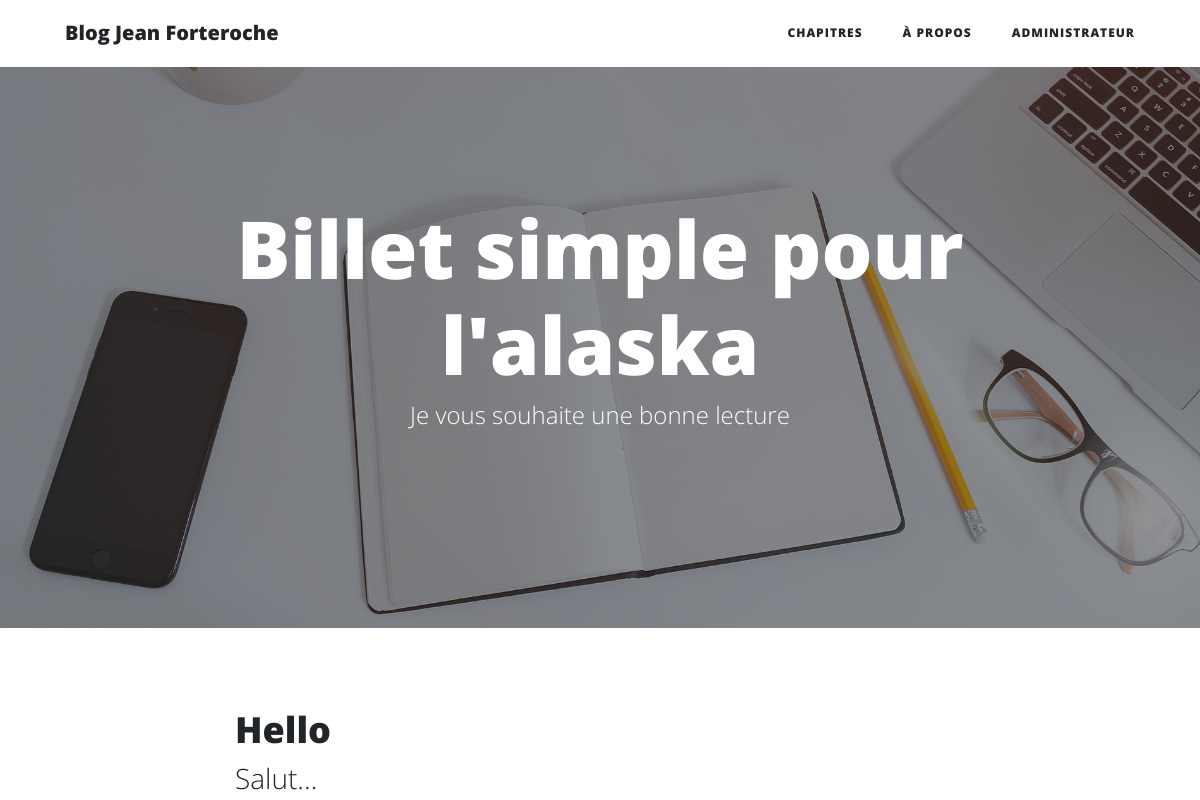
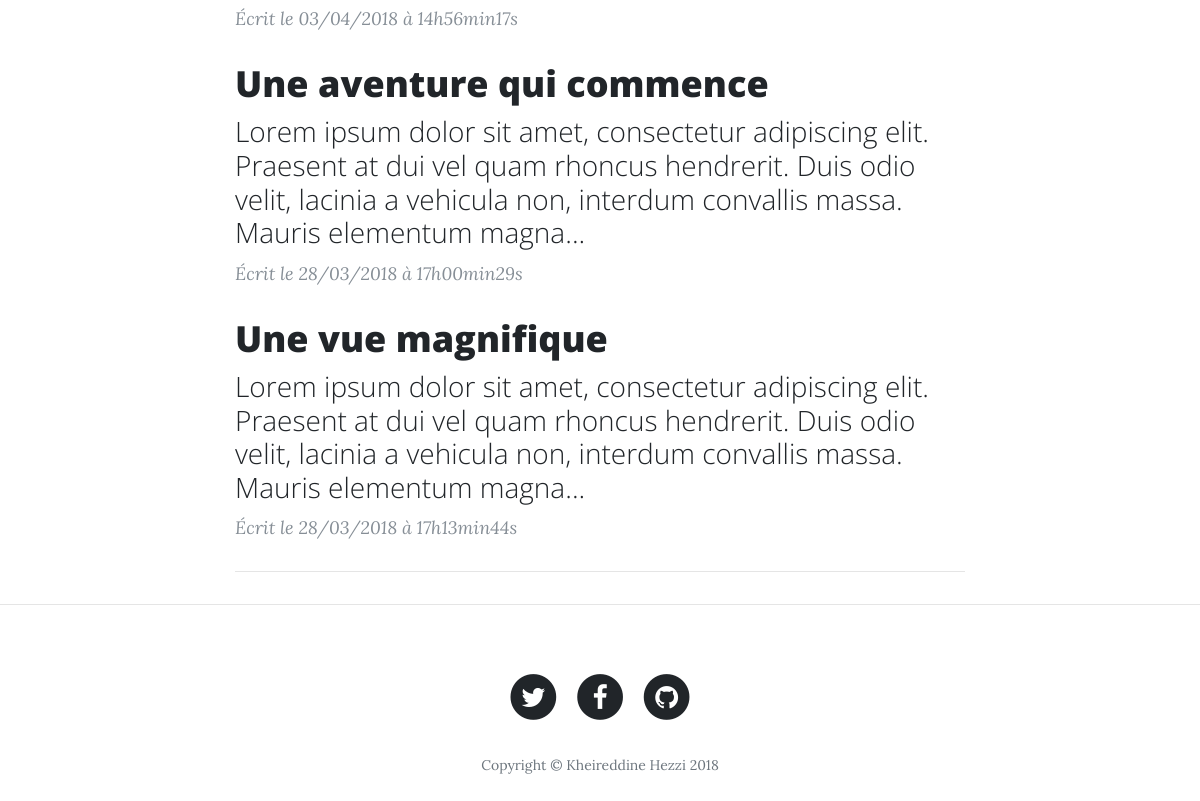
The page /posts/index on the database as committed earlier (2 pictures, top to bottom).
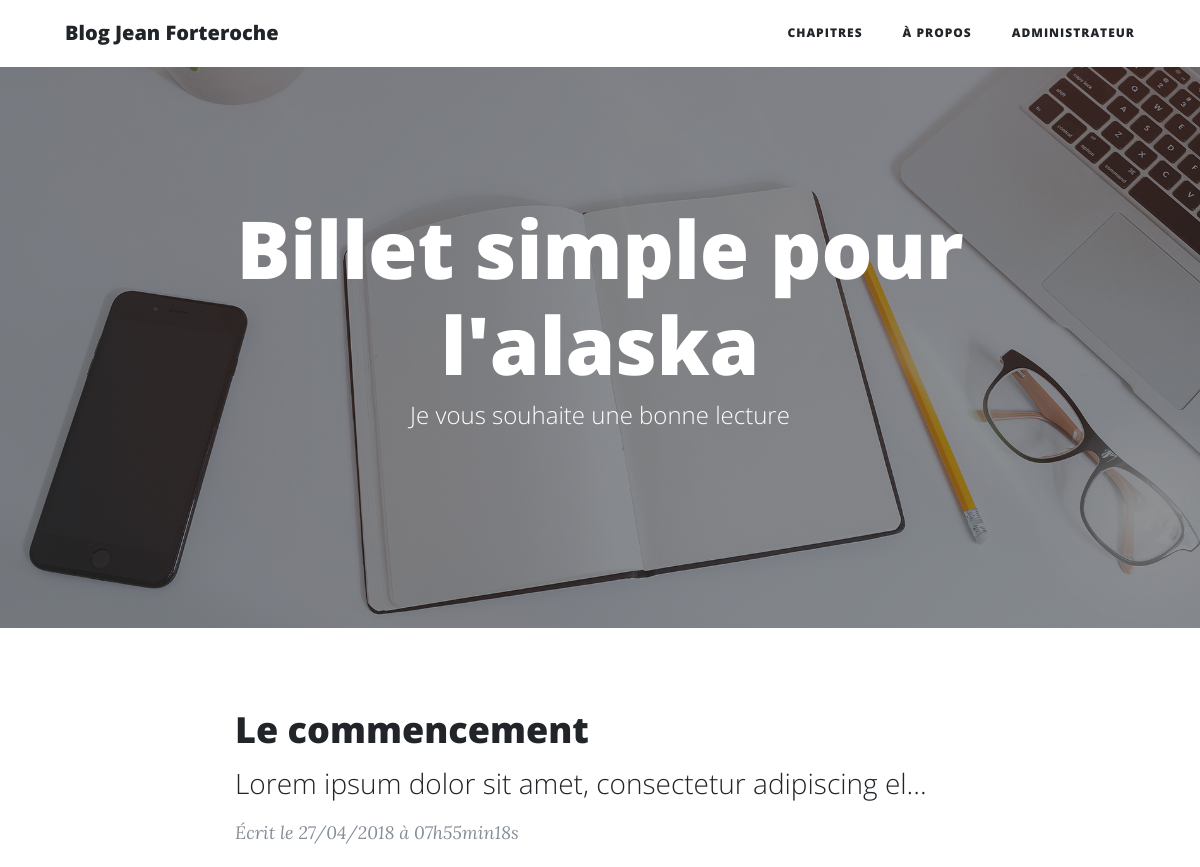
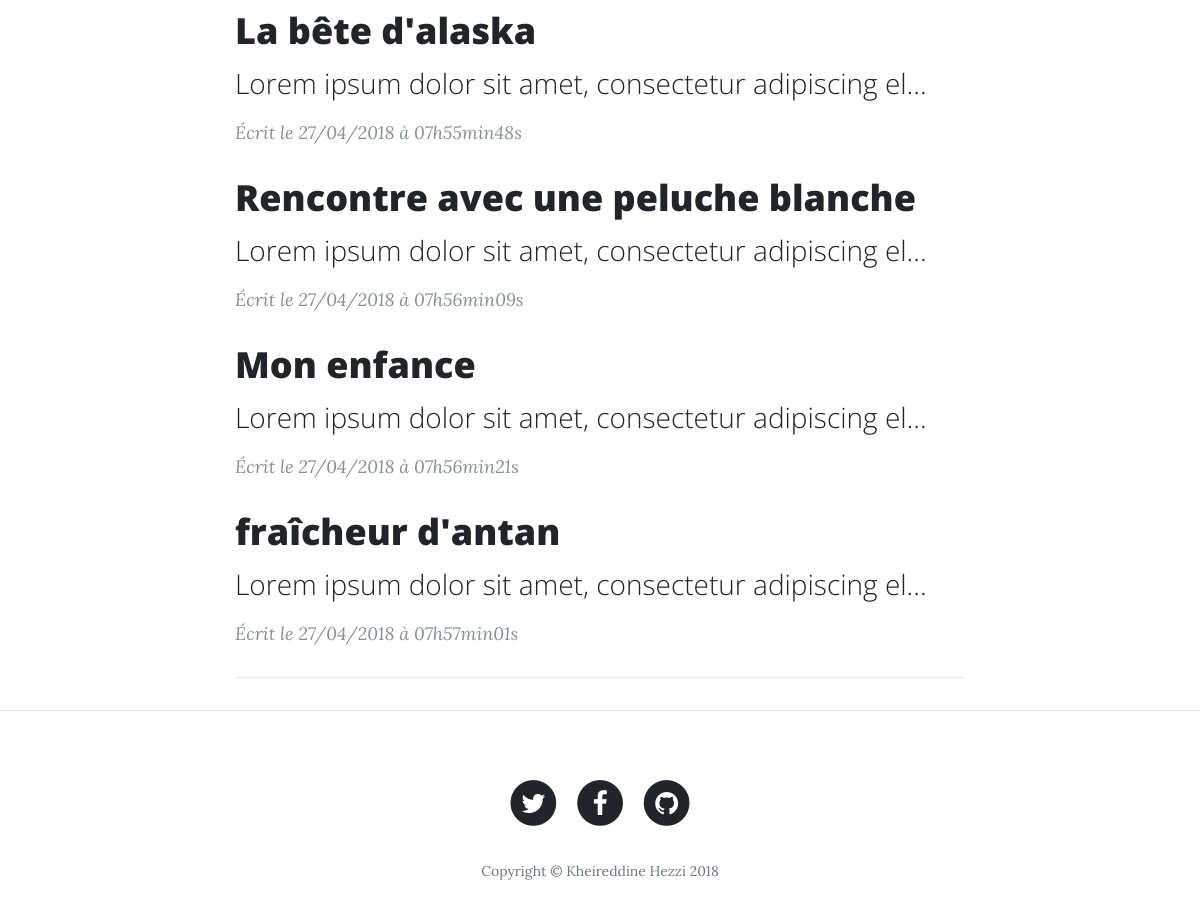
The same page on the database as committed later (2 pictures, top to bottom).
### tables this page shows
CREATE TABLE `posts` (
  `id` int(11) NOT NULL,
  `user_id` int(11) NOT NULL,
  `title` varchar(255) NOT NULL,
  `content` text NOT NULL,
  `created_at` datetime NOT NULL DEFAULT CURRENT_TIMESTAMP,
  `number_e` varchar(255) NOT NULL
);

### app/controllers/Posts.php (called while the page is built, shortened)
<?php
    class Posts extends Controller {
        public function __construct(){
            $this->postModel = $this->model('Post');
            $this->postModel->getPosts();
        }
        public function index(){
            $posts = $this->postModel->getPosts();
            $data = [
                    'posts' => $posts
            ];
            $this->view('posts/index', $data);
        }
    }

### app/libraries/Core.php (called while the page is built, shortened)
<?php
class Core {
    protected $currentMethod = 'index';
    public function __construct(){
        $url = $this->getUrl();
        if(file_exists('../app/controllers/' .ucwords($url[0]).'.php')){
        unset($url[0]);
        }
        $this->currentController = new $this->currentController;
        if(isset($url[1])){
                if(method_exists($this->currentController, $url[1])){
                $this->currentMethod = $url[1];
                unset($url[1]);
            }
        }
        $this->params = $url ? array_values($url) : [];
        call_user_func_array([$this->currentController,
                             $this->currentMethod], $this->params);
    }
    public function getUrl(){
        if(isset($_GET['url'])){
            $url = rtrim($_GET['url'], '/');
            $url = filter_var($url, FILTER_SANITIZE_URL);
            $url = explode('/',$url);
            return $url;
        }
    }
}

### public/index.php (called while the page is built, shortened)
<?php
    $init = new Core;

### app/libraries/Database.php (called while the page is built, shortened)
<?php
 class Database {
    private $host = DB_HOST;
    private $user = DB_USER;
    private $pass = DB_PASS;
    private $dbname = DB_NAME;
    private $dbh;
    private $stmt;
    public function __construct(){
        $dsn = 'mysql:host='.$this->host.';dbname='. $this->dbname;
        $options =  array(
            PDO::MYSQL_ATTR_INIT_COMMAND => 'SET NAMES utf8',
            PDO::ATTR_PERSISTENT => true,
            PDO::ATTR_ERRMODE => PDO::ERRMODE_EXCEPTION
        );
        try{
            $this->dbh = new PDO($dsn, $this->user, $this->pass, $options)
            ;
        }catch(PDOException $e){
            $this->error = $e->getMessage();
            echo $this->error;
        }
    }
        public function query($sql){
            $this->stmt = $this->dbh->prepare($sql);
        }
        public function execute(){
            return $this->stmt->execute();
        }
        public function resultSet(){
            $this->execute();
            return $this->stmt->fetchAll(PDO::FETCH_OBJ);
        }
 }

### app/models/post.php (called while the page is built, shortened)
<?php
class Post{
    private $db;
    public function __construct(){
        $this->db = new Database;
    }
    public function getPosts(){
        $this->db->query('SELECT *,substring(content,1,190) AS sub_content ,
        DATE_FORMAT(created_at,\'%d/%m/%Y à %Hh%imin%ss\') AS
        c_date FROM posts ORDER BY number_e ASC');
        $results = $this->db->resultSet();
        return $results;
    }
}

### app/views/posts/index.php (the view)
<?php  require APPROOT .'/views/inc/header.php'; ?>
<header class="masthead" style="background-image: url('<?php echo URLROOT; ?>/bootstrap/img/home-bg.jpg')">
      <div class="overlay"></div>
      <div class="container">
        <div class="row">
          <div class="col-lg-8 col-md-10 mx-auto">
            <div class="site-heading">
              <h1>Billet simple pour l'alaska</h1>
              <span class="subheading">Je vous souhaite une bonne lecture</span>
            </div>
          </div>
        </div>
      </div>
</header>
<section>
    <div class="container">
      <div class="row">
        <div class="col-lg-8 col-md-10 mx-auto">
          <?php foreach ($data['posts'] as $post) : ?>
          <div class="post-preview">
            <a href="<?php echo URLROOT; ?>/posts/show/<?php echo $post->id; ?>">
              <h2 class="post-title">
                <?php echo $post->title;?>
              </h2>
              <h3 class="post-subtitle">
                <?php echo htmlspecialchars_decode($post->sub_content);?>...
              </h3>
            </a>
            <p class="post-meta">Écrit le
              <?php echo $post->c_date ?></p>
          </div>
          <?php endforeach ;?>
          <hr>
        </div>
      </div>
    </div>
    <hr>
</section>
<?php  require APPROOT .'/views/inc/footer.php'; ?>

Rows that differ between the two databases and show on the page:
removed posts: title "Hello", sub_content "Salut", c_date "03/04/2018 à 14h56min17s"
removed posts: title "Une aventure qui commence", sub_content "Lorem ipsum dolor sit amet, consectetur adipiscing elit. Praesent at dui vel quam rhoncus hendrerit. Duis odio velit, lacinia a vehicula non, interdum convallis massa. Mauris elementum magna", c_date "28/03/2018 à 17h00min29s"
removed posts: title "Une vue magnifique", sub_content "Lorem ipsum dolor sit amet, consectetur adipiscing elit. Praesent at dui vel quam rhoncus hendrerit. Duis odio velit, lacinia a vehicula non, interdum convallis massa. Mauris elementum magna", c_date "28/03/2018 à 17h13min44s"
added posts: title "Le commencement", sub_content "Lorem ipsum dolor sit amet, consectetur adipiscing el", c_date "27/04/2018 à 07h55min18s"
added posts: title "La bête d'alaska", sub_content "Lorem ipsum dolor sit amet, consectetur adipiscing el", c_date "27/04/2018 à 07h55min48s"
added posts: title "Rencontre avec une peluche blanche", sub_content "Lorem ipsum dolor sit amet, consectetur adipiscing el", c_date "27/04/2018 à 07h56min09s"
added posts: title "Mon enfance", sub_content "Lorem ipsum dolor sit amet, consectetur adipiscing el", c_date "27/04/2018 à 07h56min21s"
added posts: title "fraîcheur d'antan", sub_content "Lorem ipsum dolor sit amet, consectetur adipiscing el", c_date "27/04/2018 à 07h57min01s"
